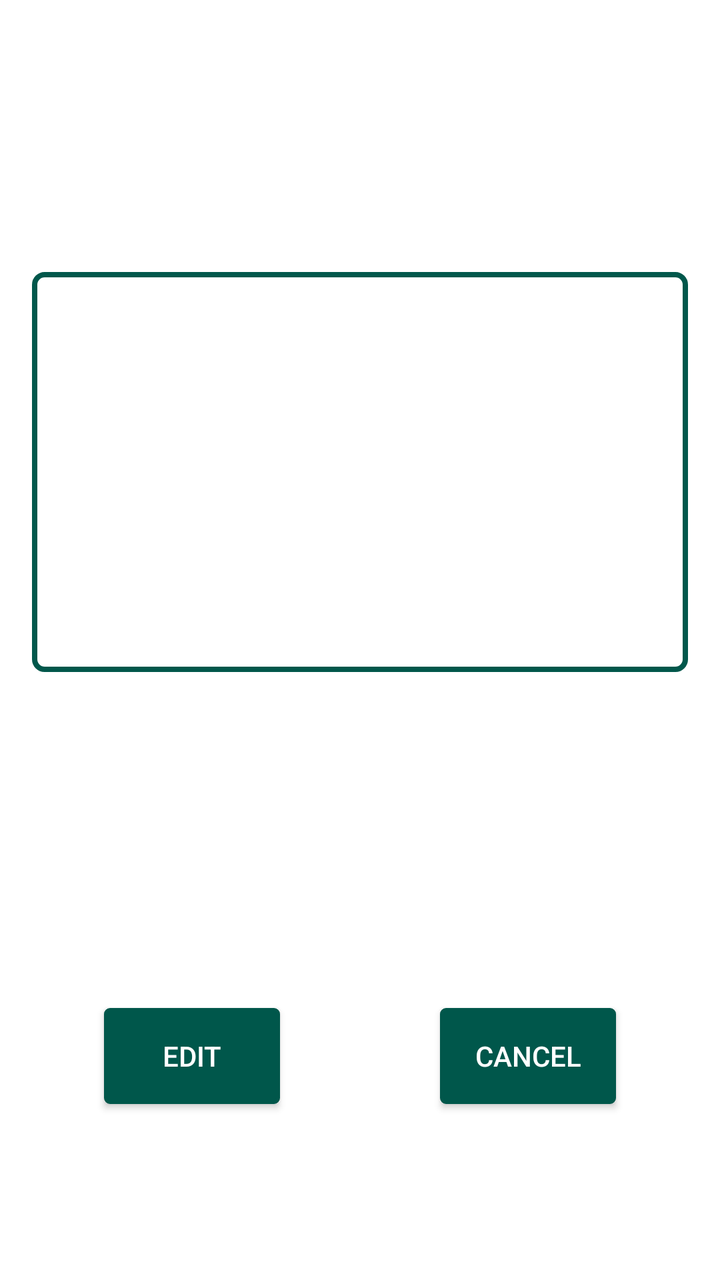
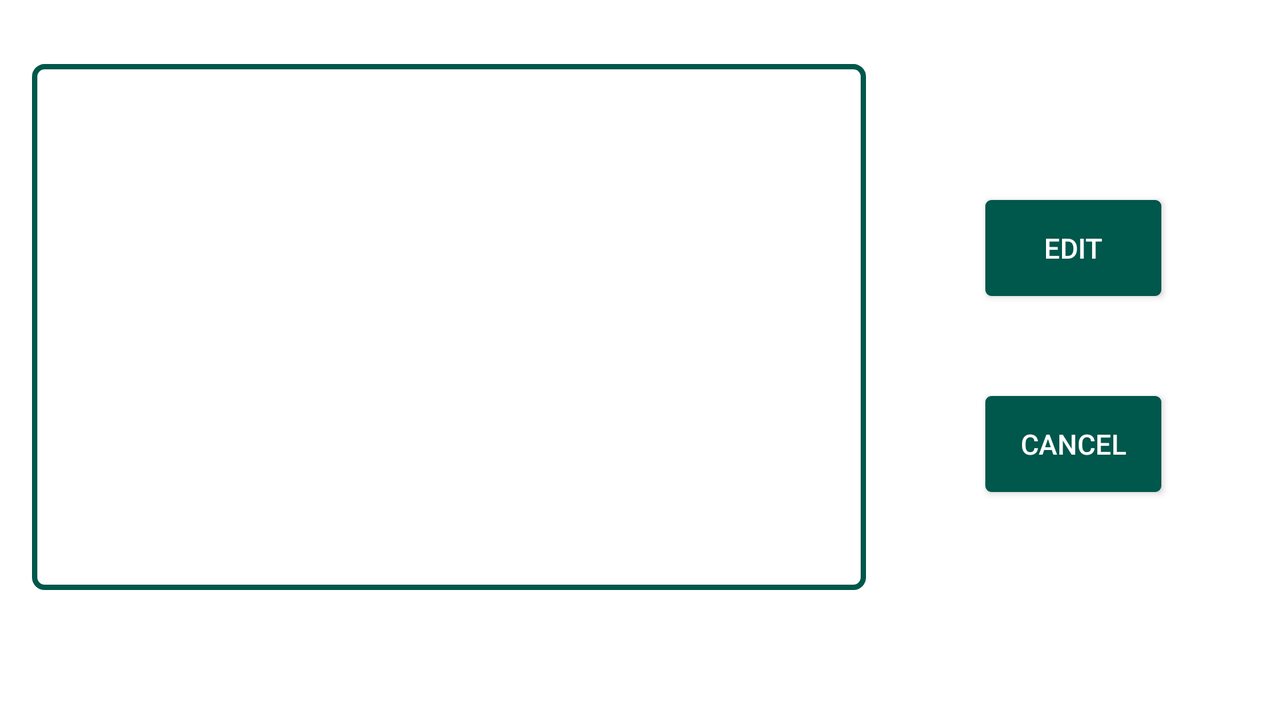

Two renders of one Android screen. The first uses the default layout on a phone; the second uses the alternative layout the repository ships for a different screen configuration, on a matching device. The two XML files are below.
<!-- AndroidManifest.xml: application theme DayTheme -->
<!-- res/layout/edit_layout.xml -->
<?xml version="1.0" encoding="utf-8"?>
<androidx.constraintlayout.widget.ConstraintLayout xmlns:android="http://schemas.android.com/apk/res/android"
    xmlns:tools="http://schemas.android.com/tools"
    android:layout_width="match_parent"
    android:layout_height="match_parent"
    xmlns:app="http://schemas.android.com/apk/res-auto"
    android:orientation="vertical"
    android:background="?attr/backgroundColor">


    <EditText
        android:id="@+id/editText_edit"
        android:layout_width="match_parent"
        android:layout_height="200dp"
        android:layout_marginStart="16dp"
        android:layout_marginTop="136dp"
        android:layout_marginEnd="16dp"
        android:background="@drawable/edit_text_shape"
       android:padding="5dp"
        android:textColor="?attr/textColor"
        app:layout_constraintEnd_toEndOf="parent"
        app:layout_constraintHorizontal_bias="0.0"
        app:layout_constraintStart_toStartOf="parent"
        app:layout_constraintTop_toTopOf="parent" />

    <Button
        android:id="@+id/btn_edit"
        android:layout_width="wrap_content"
        android:layout_height="wrap_content"
        android:layout_marginStart="52dp"
        android:layout_marginTop="168dp"
        android:background="@drawable/btn_edit_background"
        android:text="Edit"
        android:textColor="@android:color/white"
        app:layout_constraintStart_toStartOf="parent"
        app:layout_constraintTop_toBottomOf="@+id/editText_edit" />

    <Button
        android:id="@+id/btn_cancel"
        android:layout_width="wrap_content"
        android:layout_height="wrap_content"
        android:layout_marginTop="168dp"
        android:layout_marginEnd="52dp"
        android:background="@drawable/btn_edit_background"
        android:text="Cancel"
        android:textColor="@android:color/white"
        app:layout_constraintEnd_toEndOf="parent"
        app:layout_constraintTop_toBottomOf="@+id/editText_edit" />


</androidx.constraintlayout.widget.ConstraintLayout>
<!-- resources referenced by this layout -->
<resources>
  <!-- drawable btn_edit_background (drawable) -->
  <?xml version="1.0" encoding="utf-8"?>
  <ripple xmlns:android="http://schemas.android.com/apk/res/android"
      android:color="@color/ripple_effect_color">
  
      <item>
          <shape android:shape="rectangle">
              <solid android:color="@color/colorPrimaryDark"></solid>
              <stroke
                  android:width="2dp"
                  android:color="@color/colorPrimaryDark"></stroke>
              <corners android:radius="2dp"></corners>
          </shape>
      </item>
  
  </ripple>
  <!-- drawable edit_text_shape (drawable) -->
  <?xml version="1.0" encoding="utf-8"?>
  <shape xmlns:android="http://schemas.android.com/apk/res/android"
      android:shape="rectangle">
      <solid android:color="#00000000" />
      <stroke android:width="2.5dp"
          android:color="@color/colorPrimaryDark" />
      <corners
          android:radius="5dp"/>
  </shape>
  <style name="DayTheme" parent="Theme.AppCompat.Light.NoActionBar">
          
          <item name="colorPrimary">#2196F3</item>
          <item name="colorPrimaryDark">@color/colorPrimaryDark</item>
          <item name="colorAccent">@color/colorPrimaryDark</item>
          <item name="backgroundColor">#ffffff</item>
          <item name="cardGround">#ffffff</item>
          <item name="android:divider">#000000</item>
          <item name="textColor">#000000</item>
          <item name="colorSwitchThumbNormal">#000000</item>
          <item name="tintColor">#000000</item>
          <item name="buttonColor">#2196F3</item>
          <item name="android:windowAnimationStyle">@style/WindowsAnimationTransition</item>
          <item name="colorControlNormal">@color/colorAccent</item>
          <item name="colorControlActivated">@color/colorPrimaryDark</item>
          <item name="colorControlHighlight">@color/colorAccent</item>
      </style>
  <color name="ripple_effect_color">#f816a463</color>
  <color name="colorPrimaryDark">#00574B</color>
  <style name="WindowsAnimationTransition">
          <item name="android:windowEnterAnimation">@android:anim/fade_in</item>
          <item name="android:windowExitAnimation">@android:anim/fade_out</item>
      </style>
  <color name="colorAccent">#D81B60</color>
</resources>
<!-- res/layout-land/edit_layout.xml (the repository's variant of the layout above) -->
<!-- drawn on the phone turned sideways -->
<?xml version="1.0" encoding="utf-8"?>
<androidx.constraintlayout.widget.ConstraintLayout xmlns:android="http://schemas.android.com/apk/res/android"
    xmlns:tools="http://schemas.android.com/tools"
    android:layout_width="match_parent"
    android:layout_height="match_parent"
    xmlns:app="http://schemas.android.com/apk/res-auto"
    android:orientation="vertical"
    android:background="?attr/backgroundColor">


    <EditText
        android:id="@+id/editText_edit"
        android:layout_width="417dp"
        android:layout_height="263dp"
        android:layout_marginStart="16dp"
        android:layout_marginTop="32dp"
        android:layout_marginEnd="16dp"
        android:background="@drawable/edit_text_shape"
        android:padding="5dp"
        android:textColor="?attr/textColor"
        app:layout_constraintEnd_toEndOf="parent"
        app:layout_constraintHorizontal_bias="0.0"
        app:layout_constraintStart_toStartOf="parent"
        app:layout_constraintTop_toTopOf="parent" />

    <Button
        android:id="@+id/btn_edit"
        android:layout_width="wrap_content"
        android:layout_height="wrap_content"
        android:layout_marginTop="100dp"
        android:background="@drawable/btn_edit_background"
        android:text="Edit"
        android:textColor="@android:color/white"
        app:layout_constraintEnd_toEndOf="parent"
        app:layout_constraintStart_toEndOf="@+id/editText_edit"
        app:layout_constraintTop_toTopOf="parent" />

    <Button
        android:id="@+id/btn_cancel"
        android:layout_width="wrap_content"
        android:layout_height="wrap_content"
        android:layout_marginTop="50dp"
        android:background="@drawable/btn_edit_background"
        android:text="Cancel"
        android:textColor="@android:color/white"
        app:layout_constraintEnd_toEndOf="parent"
        app:layout_constraintStart_toEndOf="@+id/editText_edit"
        app:layout_constraintTop_toBottomOf="@+id/btn_edit" />


</androidx.constraintlayout.widget.ConstraintLayout>
